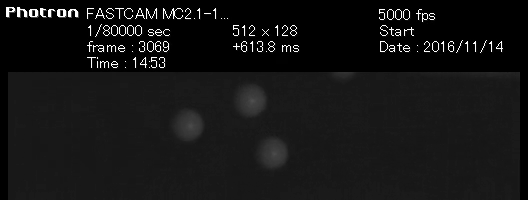
#> input picture frame 659 of H28_11_14_falldown_bb/penguine.mp4, 528 x 200 px
$ python getimage.py
#> lines starting #> are read from the running program, lines starting #| are printed output that depends on the picture; after the words box and inside, x2 and y2 are one past the last pixel; in counts of white or black regions, pixels touching at a corner belong together
import cv2
import os

def video_to_frames(video, path_output_dir):
	#Get video (mp4)
#> called with video = 'penguine.mp4', path_output_dir = 'out'
	vidcap = cv2.VideoCapture(video)
	count = 0
	while vidcap.isOpened():
		#Get a frame from video
		success, image = vidcap.read()
#> image is the input picture: shape (200, 528, 3); min 0, max 255, mean 20.8
		if success:
			#Get info with frame
			height, width = image.shape[:2]
#> height = 200; width = 528
			#Trimming frame & Save
			tri = image[int(height/4)+18:height,0:width]
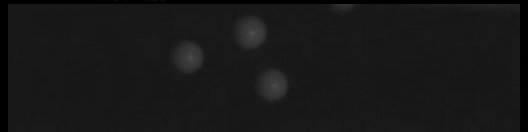
#> tri: shape (132, 528, 3); min 0, max 78, mean 23.9
			cv2.imwrite(path_output_dir+"/tri/"+str(count)+".png",tri)
			#Binarization frame & Save
			gray = cv2.cvtColor(tri,cv2.COLOR_BGR2GRAY)
			ret, dst = cv2.threshold(gray,33,255,cv2.THRESH_BINARY)
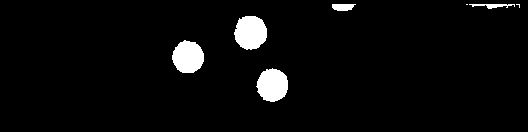
#> dst: shape (132, 528); 4% white; 7 white regions (2 under 20 px), largest, box (x1, y1, x2, y2) and area: (234, 16, 267, 50) 879, (256, 68, 288, 102) 820, (172, 40, 204, 73) 810, (332, 4, 356, 11) 137, (469, 4, 515, 9) 121
			cv2.imwrite(path_output_dir+"/two/"+str(count)+".png",dst)
			#Union above two image & Save
			fuse = cv2.vconcat([gray,dst])
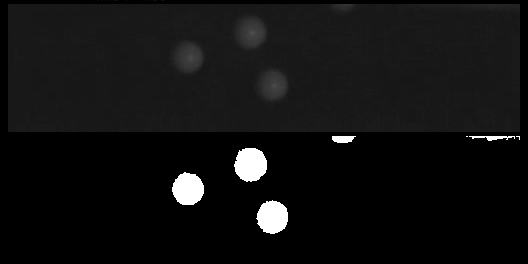
#> fuse: shape (264, 528); min 0, max 255, mean 17
			cv2.imwrite(path_output_dir+"/"+str(count)+".png",fuse)
			print(count)
			count += 1
		else:
			break
	cv2.destroyAllWindows()
	vidcap.release()

video_to_frames('penguine.mp4', 'out')

$ run again, starting later in the video
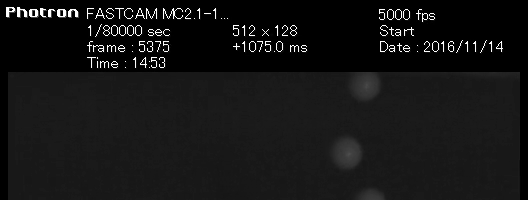
#> input picture frame 2965 of H28_11_14_falldown_bb/penguine.mp4, 528 x 200 px
#> in video_to_frames, image is the input picture: shape (200, 528, 3); min 0, max 255, mean 21.1
#> in video_to_frames, `ret, dst = cv2.threshold(gray,33,255,cv2.THRESH_BINARY)`:
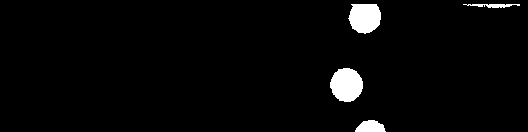
#> dst: shape (132, 528); 3% white; 4 white regions, box (x1, y1, x2, y2) and area: (330, 68, 363, 102) 867, (348, 4, 381, 34) 791, (355, 120, 386, 132) 277, (463, 4, 520, 8) 141
#> in video_to_frames, `fuse = cv2.vconcat([gray,dst])`:
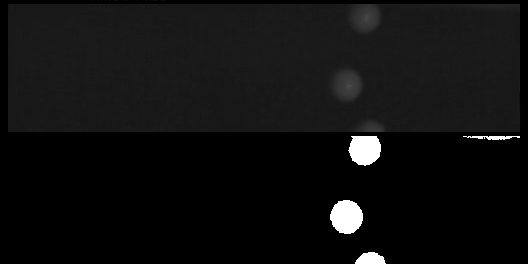
#> fuse: shape (264, 528); min 0, max 255, mean 15.9

$ run again, starting later in the video
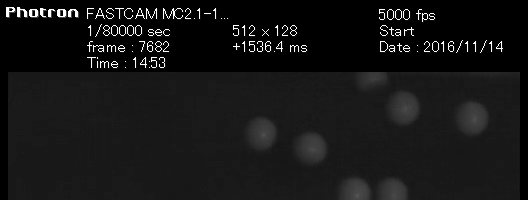
#> input picture frame 5272 of H28_11_14_falldown_bb/penguine.mp4, 528 x 200 px
#> in video_to_frames, image is the input picture: shape (200, 528, 3); min 0, max 255, mean 21.9
#> in video_to_frames, `ret, dst = cv2.threshold(gray,33,255,cv2.THRESH_BINARY)`:
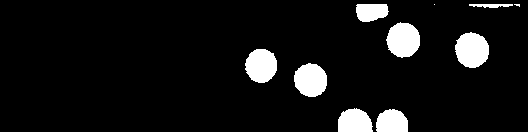
#> dst: shape (132, 528); 8% white; 10 white regions (2 under 20 px), largest, box (x1, y1, x2, y2) and area: (455, 32, 489, 68) 946, (386, 22, 420, 58) 926, (294, 63, 327, 97) 876
#> in video_to_frames, `fuse = cv2.vconcat([gray,dst])`:
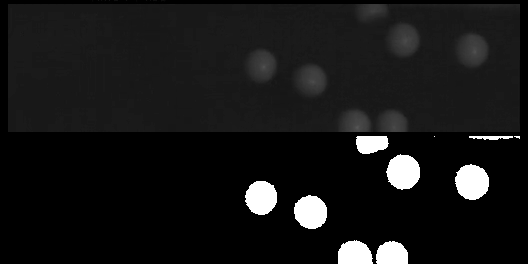
#> fuse: shape (264, 528); min 0, max 255, mean 22.9
